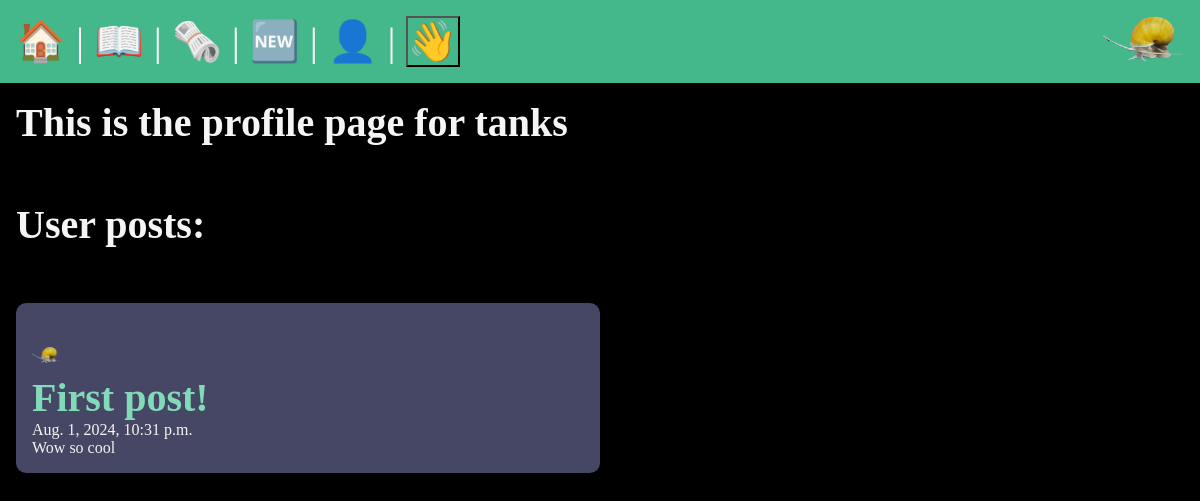
/users/profile/tanks (signed in), run on an earlier commit of the app's database.
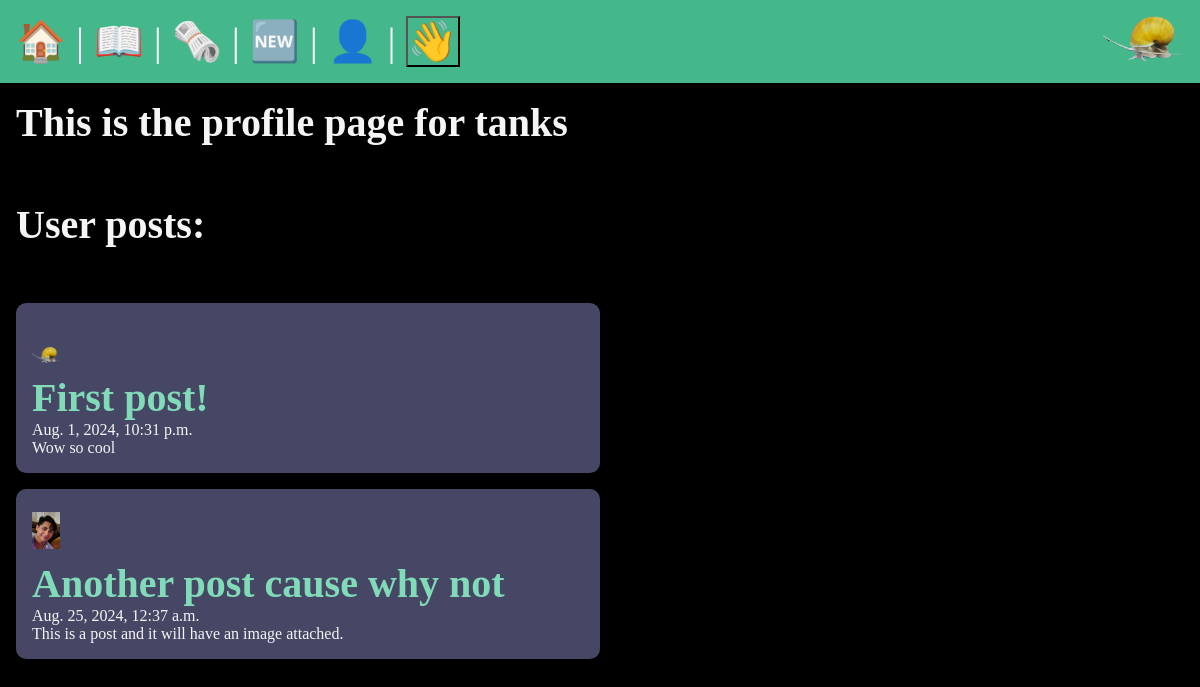
And on a later commit of the database.
### posts/models.py (models this page shows, shortened)
class Post(models.Model):
    title = models.CharField(max_length=75)
    body = models.TextField()
    slug = models.SlugField()
    date = models.DateTimeField(auto_now_add=True)
    banner = models.ImageField(default='snail.jpg',blank=True)
    author = models.ForeignKey(User, on_delete=models.CASCADE, default=None)

### users/views.py (the view)
# urls.py: path('profile/<str:username>', views.profile, name='users-profile')
@login_required
def profile(request, username):
    user = get_object_or_404(User, username=username)
    posts = Post.objects.filter(author=user)
    return render(request, 'users/user_profile.html', {'user': user, 'posts': posts})

### users/templates/users/user_profile.html (shortened to what this page needs)
{% extends 'layout.html' %}
{% block content %}
    <h2>This is the profile page for {{user.username}} </h2>
    <br>
    <h2>User posts:</h2>
    <br>
    <section>
    {% for post in posts %}
        <article class = "post">
            <img
            class="post_thumbnail"
            src="{{ post.banner.url }}"
            alt="{{ post.title }}"
            />
            <h2>
                <a href="{% url 'posts:page' slug=post.slug %}">
                {{ post.title }}
                </a>
            </h2>
            <p> {{ post.date }} </p>
            <p> {{ post.body }} </p>
        </article>
    {% endfor %}
    </section>
{% endblock content %}

What changed in the data, as far as the page shows it:
added Post: banner (picture), title "Another post cause why not", date "Aug. 25, 2024, 12:37 a.m.", body "This is a post and it will have an image attached."
